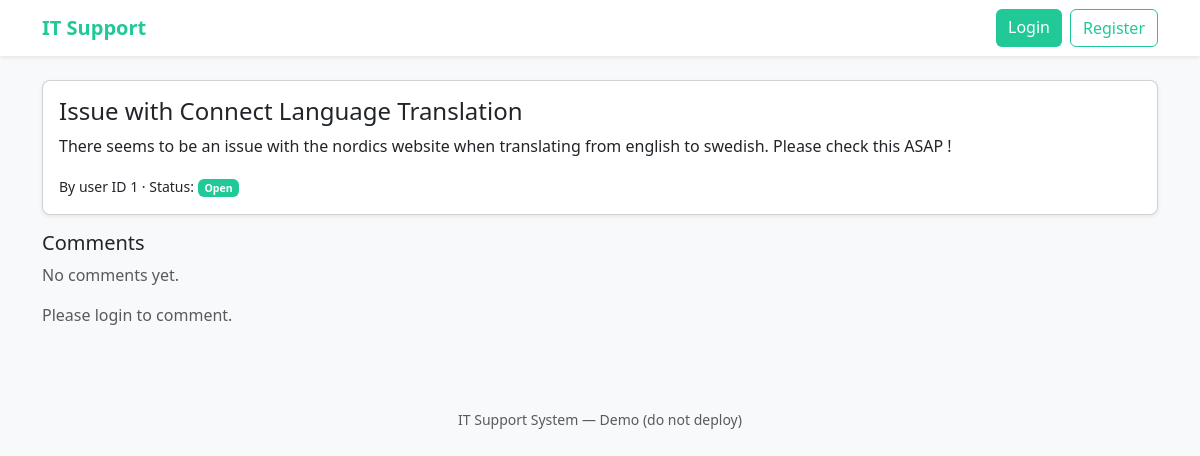
The app's page /ticket/1 with its own data.
### tables this page shows
CREATE TABLE tickets (id INTEGER PRIMARY KEY AUTOINCREMENT, title TEXT, description TEXT, creator INTEGER, status TEXT);

### app.py (the view, shortened to what this page needs)
@app.route("/ticket/<int:ticket_id>", methods=["GET", "POST"])
def view_ticket(ticket_id):
    ticket = unsafe_exec(f"SELECT * FROM tickets WHERE id = {ticket_id}")
    if not ticket:
        return "Not Found", 404
    comments = unsafe_exec(f"SELECT * FROM comments WHERE ticket_id = {ticket_id}")
    return render_template("view_ticket.html", ticket=ticket[0], comments=comments)

### app.py (called while the page is built)
def get_conn():
    conn = getattr(g, "_conn", None)
    if conn is None:
        conn = sqlite3.connect(DB_PATH)
        conn.row_factory = sqlite3.Row
        g._conn = conn
    return conn

@app.teardown_appcontext
def close_conn(exc):
    conn = getattr(g, "_conn", None)
    if conn is not None:
        conn.close()

def unsafe_exec(sql):
    conn = get_conn()
    cur = conn.cursor()
    cur.execute(sql)
    rows = cur.fetchall()
    conn.commit()
    return rows

### templates/view_ticket.html
{% extends "base.html" %}
{% block content %}
<div class="card shadow-sm mb-3">
  <div class="card-body">
    <h4 class="card-title">{{ ticket['title'] }}</h4>
    <p class="card-text">{{ ticket['description']|safe }}</p>
    <p class="mb-0"><small>By user ID {{ ticket['creator'] }} · Status: <span class="badge bg-teal">{{ ticket['status'] }}</span></small></p>
  </div>
</div>
<h5>Comments</h5>
{% for c in comments %}
  <div class="card mb-2">
    <div class="card-body">
      <p class="mb-1"><strong>{{ c['author'] }}</strong> says:</p>
      <p class="mb-0">{{ c['content']|safe }}</p>
    </div>
  </div>
{% else %}
  <p class="text-muted">No comments yet.</p>
{% endfor %}
{% if session.get('username') %}
  <div class="card mt-3 shadow-sm">
    <div class="card-body">
      <h5 class="mb-3">Add Comment</h5>
      <form method="post">
        <div class="mb-3">
          <textarea name="content" class="form-control" rows="3" required></textarea>
        </div>
        <button class="btn btn-teal">Post Comment</button>
      </form>
    </div>
  </div>
{% else %}
  <p class="text-muted mt-3">Please login to comment.</p>
{% endif %}
{% endblock %}

### static/css/style.css (style rules this page uses)
:root { --teal: #20c997; --teal-dark: #198f73; --teal-light: #e6fcf7; }
.badge.bg-teal { background-color: var(--teal); color: #fff; }
body { background-color: #f8f9fa; }
.card { border-radius: 0.5rem; }

### records on screen
tickets: title "Issue with Connect Language Translation", description "There seems to be an issue with the nordics website when translating from english to swedish. Please check this ASAP !", creator "1", status "Open"
